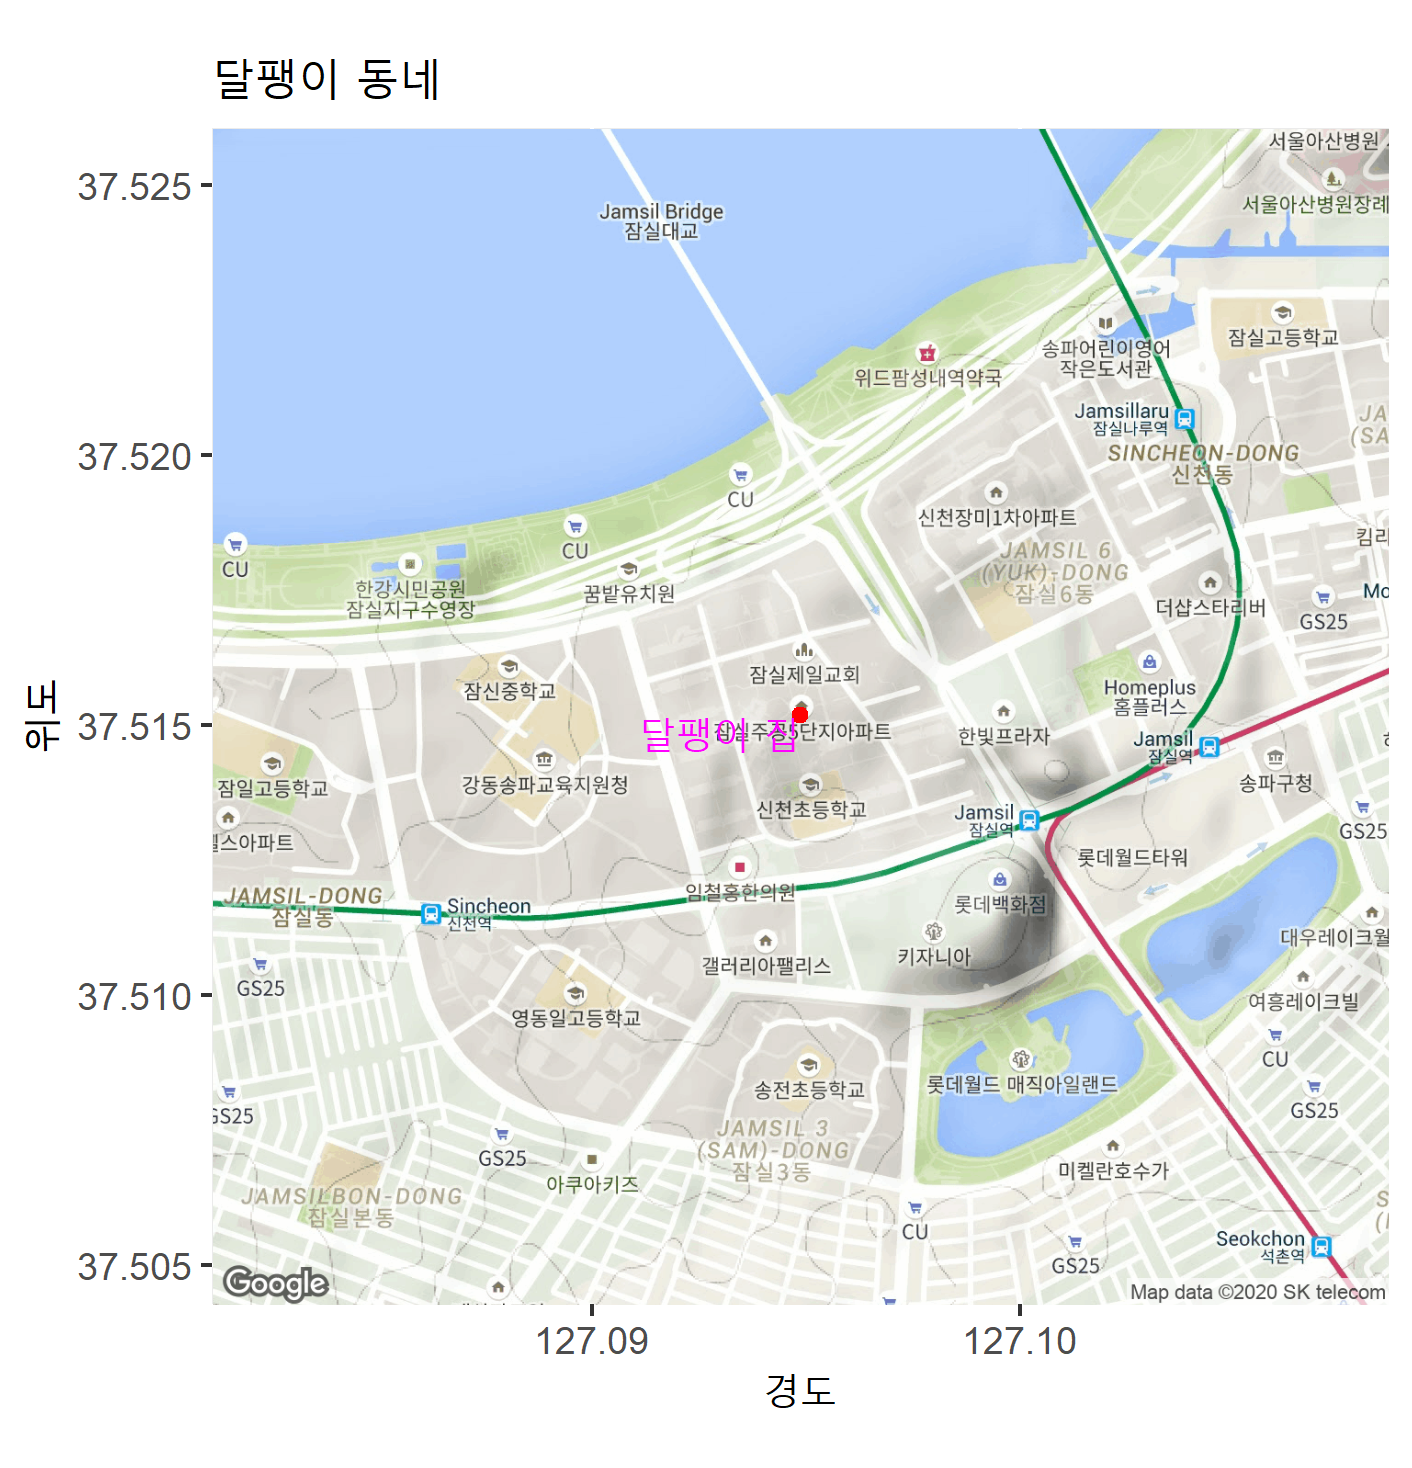

Here is the R script that generated this plot:
# [ 지도 출력 실습(1) ]
# 우리 집의 지도를 출력하는데 
# 현재의 초시간이 0~14초 사이이면 terrain 타입으로
# 현재의 초시간이 15~29초 사이이면 satellite 타입으로
# 현재의 초시간이 30~44초 사이이면 roadmap 타입으로
# 현재의 초시간이 45~59초 사이이면 hybrid 타입으로
# 지도를 출력하는 R 코드를 작성한다.
# 지도 제목으로 "XXX 동네"를 설정하고 "위도"와 "경도"도 출력한다.
# 파일명은 myhome_map.R 이고 지도는 이미지로 
# mymap.png 저장하여 함께 제출한다. 

library(ggmap)
library(dplyr)
library(ggplot2)

# 초시간 찾기
Sys.time() %>% 
  format(format="%S") %>% 
  as.numeric() -> t

# 조건에 따라 맵타입 정하기
type <- ifelse(t < 15, "terrain", 
          ifelse(t < 30, "satellite",
              ifelse(t < 45, "roadmap", "hybrid")))

# 집 위치 찾기
home <-  geocode(enc2utf8("송파대로 567"))
lonlat_home <- unlist(home)

# 지도 그리고 옵션 주기
map <-  get_map(location = lonlat_home, zoom = 15, maptype = type)
ggmap(map) +
  geom_point(data = home, aes(x =lon, y =lat), col = "red") +
  geom_text(data = home, 
            aes(x = lon, y=lat, label= "달팽이 집", vjust=1, hjust=1), col = "magenta") +
  labs(title = "달팽이 동네", x="경도", y="위도") +
  guides(color=F)

# 지도 저장
ggsave("myhome_map.png")
